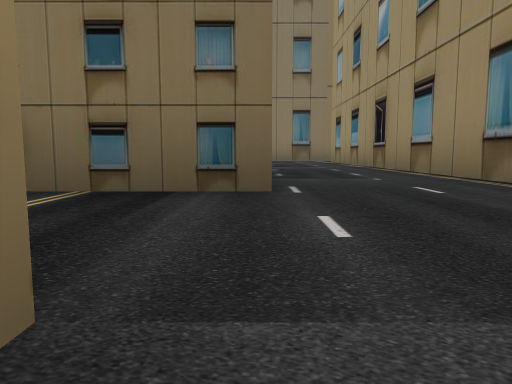
view 1 (above)

22 first-person views from a walk through a Gazebo world. The camera is 1.2 m above the floor, tilts 6° down and sees 70° across. The floor is counted in squares, 5 m on a side. Each view is taken from the middle of a square. On the plan, view 1 faces up. The plan holds only what a view shows up to about 9 squares ahead; the rest is blank. The place goes on beyond the plan.

view 2
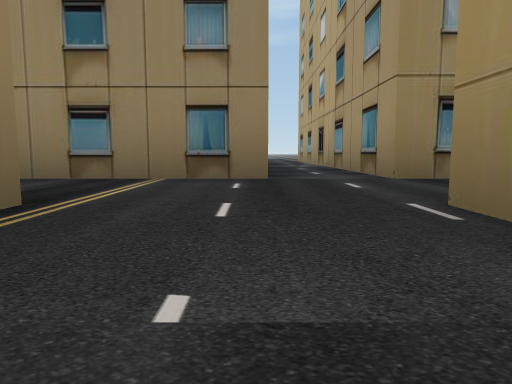

view 3
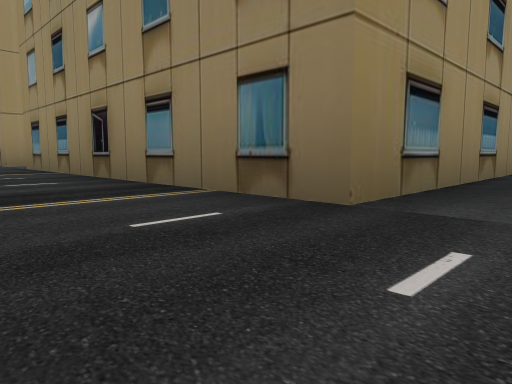

view 4
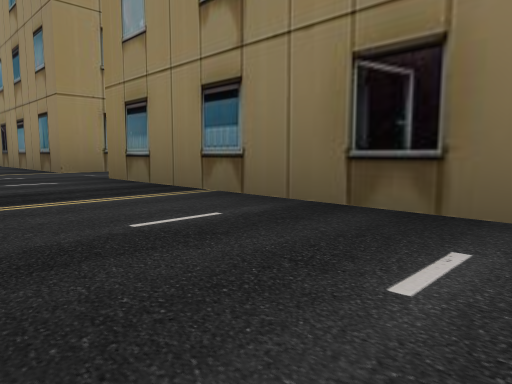

view 5
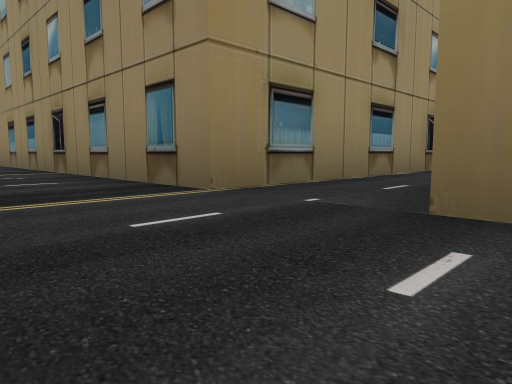

view 6
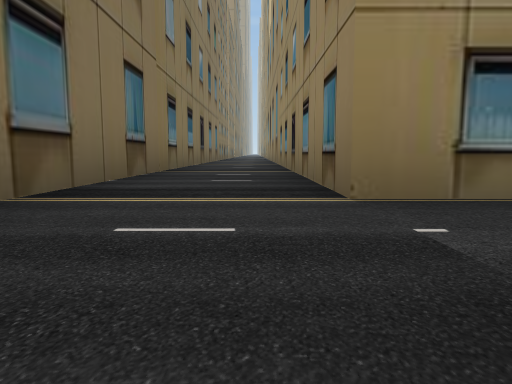

view 7
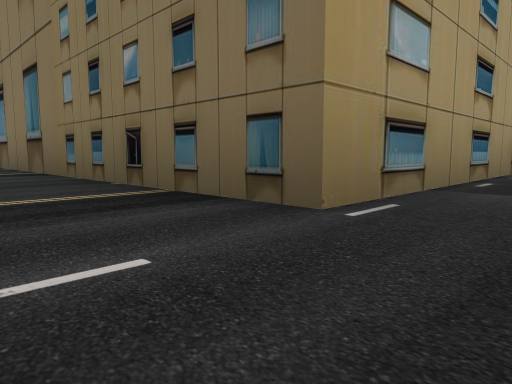

view 8
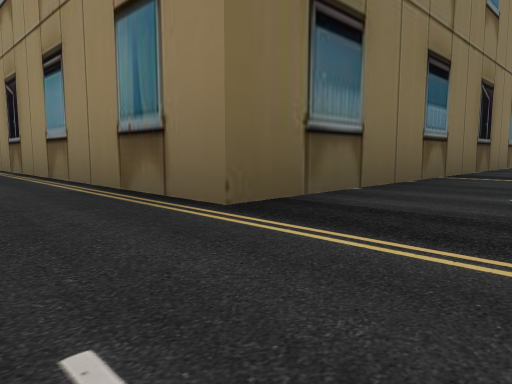

view 9
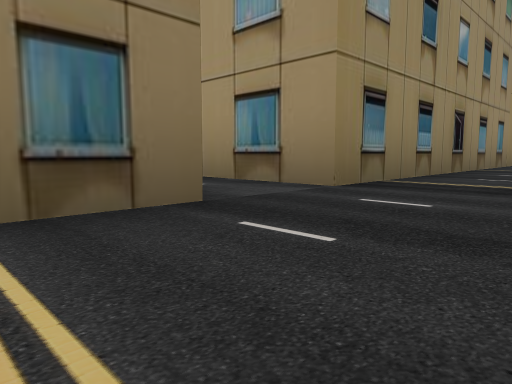

view 10
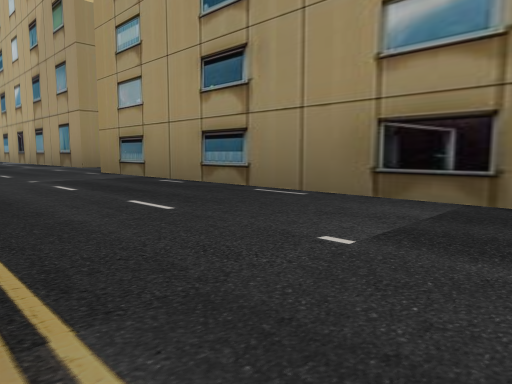

view 11
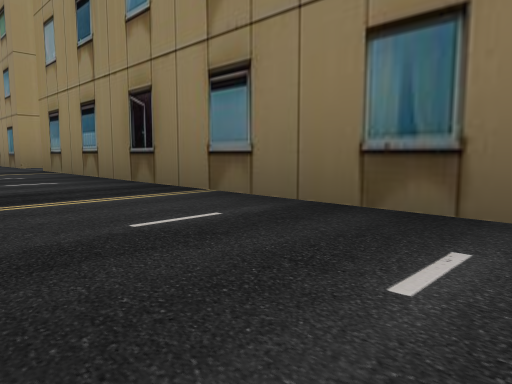

view 12
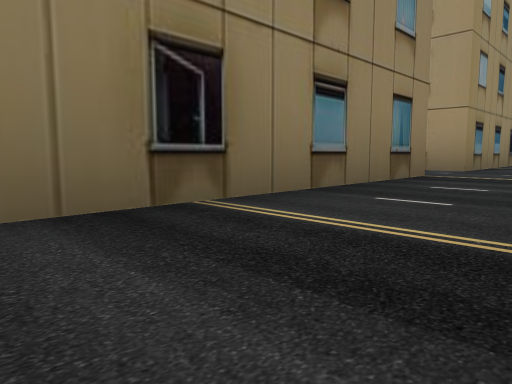

view 13
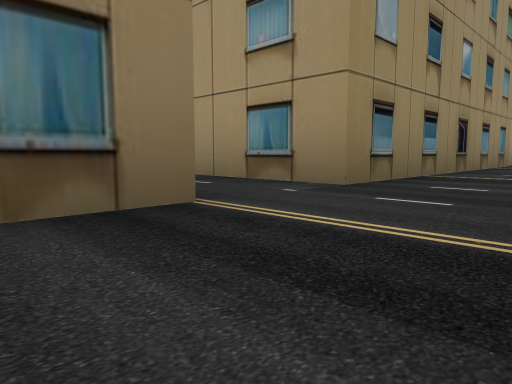

view 14
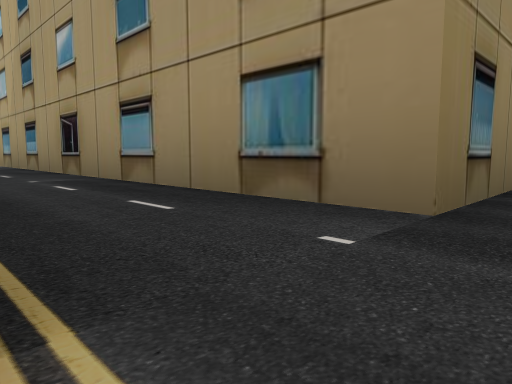

view 15
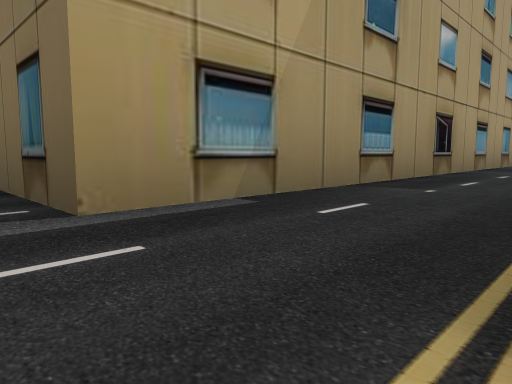

view 16
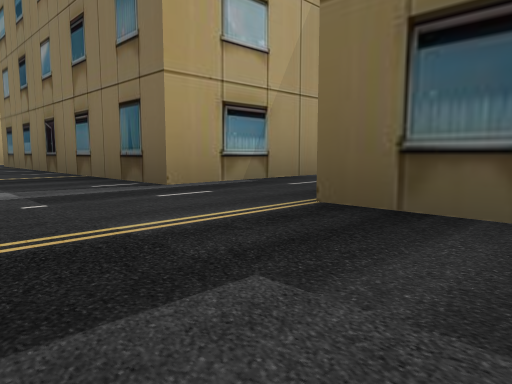

view 17
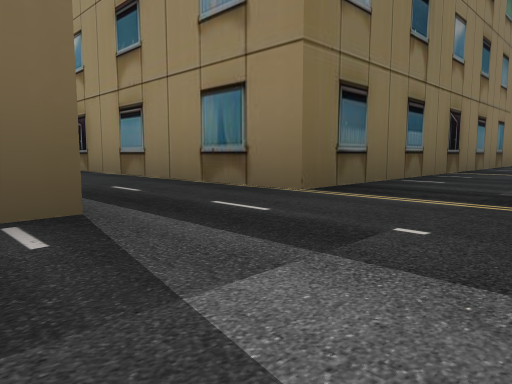

view 18
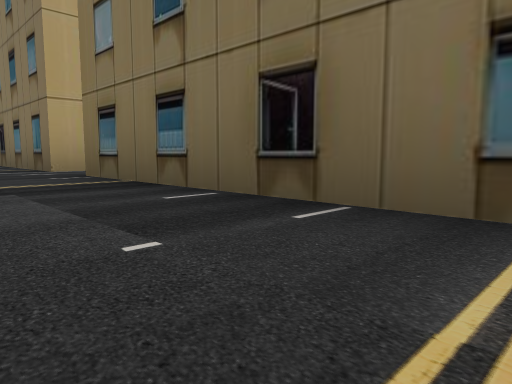

view 19
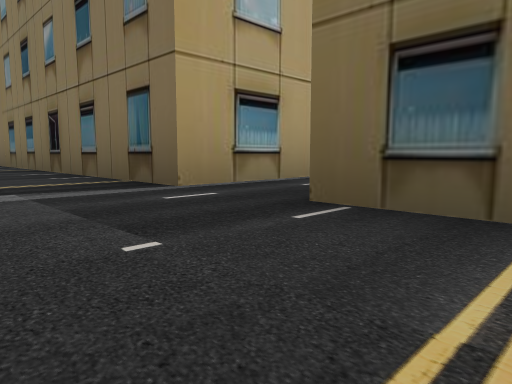

view 20
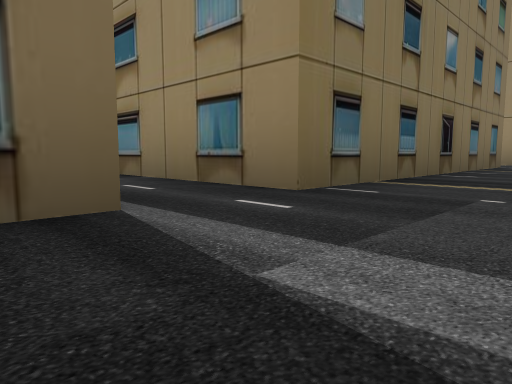

view 21
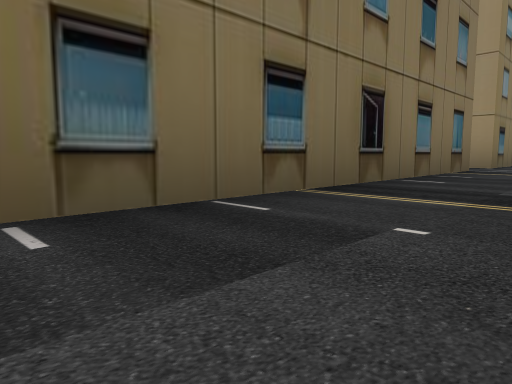

view 22
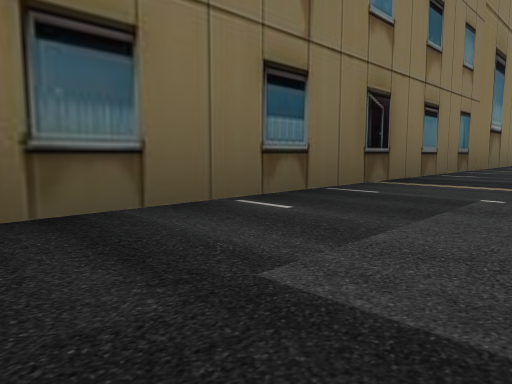

### Floor plan
Key: @ floor where view 1 was taken; . floor; B building.
Columns run from 6 left of view 1 to 12 right of it. Each row starts with its distance up from view 1.
  9          B
  8        ..B
  7       B..B
  6       B..B
  5       B..B
  4       B..B
  3 BBBBBBB..BBBBBBBBBB
  2 ...................
  1 ...................
  0 BBBBBB@BBBBBB.BBBBB
 -1      B.B    B.B
 -2      B.B    B.B
 -3      B.B    B.B
 -4      B.     B.B
 -5      B.B    B.B
 -6      B.B    B.B
 -7 BBBBBB.BBBBBB.BBBBB
 -8 ...................
 -9 .... .............

Where each view was taken, in squares from view 1:
view 1: 0 up, 0 right, facing up
view 2: 4 up, 1 right, facing down
view 3: 2 up, 0 right, facing down-right
view 4: 2 up, 3 right, facing down-right
view 5: 2 up, 6 right, facing down-right
view 6: 1 up, 6 right, facing right
view 7: 1 up, 1 right, facing up-left
view 8: 1 up, 1 right, facing up-right
view 9: 2 up, 2 right, facing down-left
view 10: 7 up, 2 right, facing down-left
view 11: 2 up, 6 left, facing down-right
view 12: 2 up, 12 right, facing down-left
view 13: 2 up, 9 right, facing down-left
view 14: 1 up, 8 right, facing down-left
view 15: 8 down, 8 right, facing up-left
view 16: 9 down, 9 right, facing up-left
view 17: 9 down, 6 right, facing up-right
view 18: 9 down, 5 right, facing up-left
view 19: 9 down, 2 right, facing up-left
view 20: 9 down, 1 left, facing up-right
view 21: 9 down, 6 left, facing up-right
view 22: 9 down, 8 right, facing up-right
